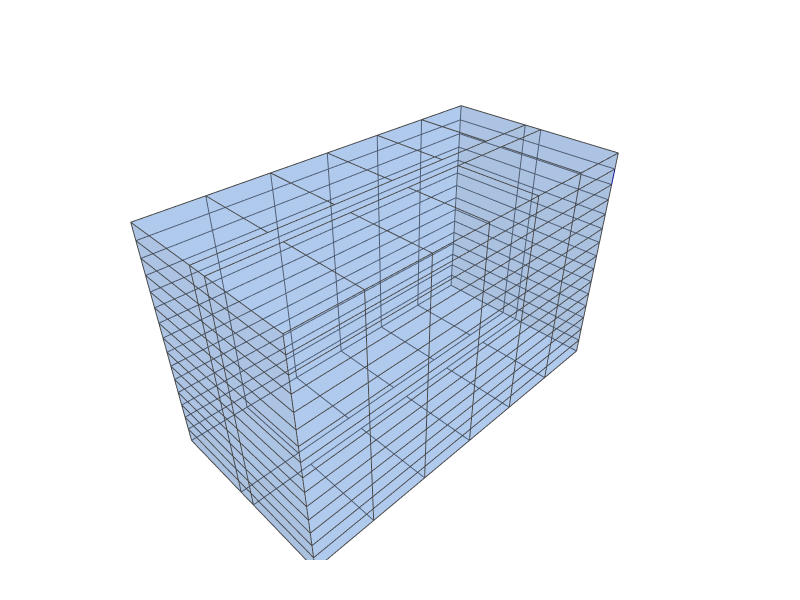

Notebook cell for this chart:
### Code cell
shell = CellComplex.ExternalBoundary(cellComplex)

Topology.Show(shell,
              faceColor=[100, 150, 220],
              faceOpacity=0.3,
              edgeColor=[50, 50, 150],
              edgeWidth=2,
              showVertices=False,
              backgroundColor="white",
              width=800,
              height=600,
              renderer=renderer)

### Figure 1 — Plotly figure (JSON) as saved in the notebook; plotly's stock layout.template omitted (floating-point values rounded to 4 significant figures; data arrays with more than 128 entries replaced by an {"elided": "..."} marker saying what was removed)
{"data": [{"hoverinfo": "text", "legendgroup": "2", "legendrank": 2, "line": {"color": [50, 50, 150], "dash": "solid", "width": 2}, "marker": {"size": 0}, "mode": "lines", "name": "1: Untitled (Edges)", "showlegend": false, "text": "", "type": "scatter3d", "x": {"elided": "1806 int values"}, "y": {"elided": "1806 int values"}, "z": {"elided": "1806 int values"}}, {"cmax": 1, "cmin": 0, "color": "#6496DC", "colorscale": [[0, "#440154"], [0.1111, "#482878"], [0.2222, "#3e4989"], [0.3333, "#31688e"], [0.4444, "#26828e"], [0.5556, "#1f9e89"], [0.6667, "#35b779"], [0.7778, "#6ece58"], [0.8889, "#b5de2b"], [1, "#fde725"]], "flatshading": true, "hoverinfo": "text", "hovertext": "", "i": {"elided": "612 int values"}, "j": {"elided": "612 int values"}, "k": {"elided": "612 int values"}, "legendgroup": "3", "legendrank": 3, "lighting": {"facenormalsepsilon": 0}, "name": "1: Untitled (Faces)", "opacity": 0.3, "showlegend": false, "showscale": false, "text": "", "type": "mesh3d", "x": {"elided": "308 int values"}, "y": {"elided": "308 int values"}, "z": {"elided": "308 int values"}}], "layout": {"autosize": true, "height": 600, "margin": {"b": 40, "l": 40, "r": 40, "t": 40}, "paper_bgcolor": "#FFFFFF", "plot_bgcolor": "#FFFFFF", "scene": {"aspectmode": "data", "camera": {"center": {"x": 0, "y": 0, "z": 0}, "eye": {"x": -1.25, "y": -1.25, "z": 1.25}, "projection": {"type": "perspective"}, "up": {"x": 0, "y": 0, "z": 1}}, "xaxis": {"visible": false}, "yaxis": {"visible": false}, "zaxis": {"visible": false}}, "showlegend": true, "width": 800, "xaxis": {"showgrid": false, "visible": false, "zeroline": false}, "yaxis": {"showgrid": false, "visible": false, "zeroline": false}}}
